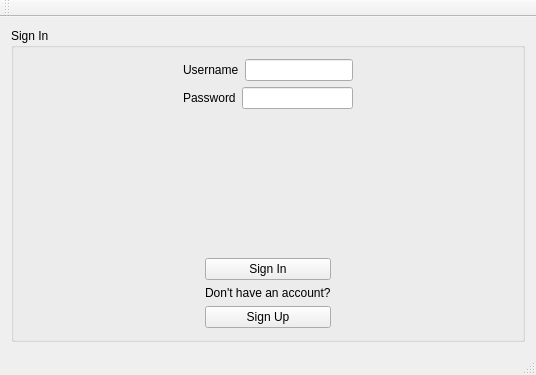
<?xml version="1.0" encoding="UTF-8"?>
<ui version="4.0">
 <class>MainWindow</class>
 <widget class="QMainWindow" name="MainWindow">
  <property name="geometry">
   <rect>
    <x>0</x>
    <y>0</y>
    <width>536</width>
    <height>375</height>
   </rect>
  </property>
  <property name="windowTitle">
   <string>MainWindow</string>
  </property>
  <widget class="QWidget" name="centralWidget">
   <layout class="QHBoxLayout" name="horizontalLayout_6">
    <item>
     <widget class="QGroupBox" name="groupBox">
      <property name="title">
       <string>Sign In</string>
      </property>
      <layout class="QHBoxLayout" name="horizontalLayout_3">
       <item>
        <layout class="QVBoxLayout" name="verticalLayout_3">
         <item>
          <layout class="QHBoxLayout" name="horizontalLayout_4">
           <item>
            <spacer name="horizontalSpacer_5">
             <property name="orientation">
              <enum>Qt::Horizontal</enum>
             </property>
             <property name="sizeHint" stdset="0">
              <size>
               <width>40</width>
               <height>20</height>
              </size>
             </property>
            </spacer>
           </item>
           <item>
            <layout class="QVBoxLayout" name="verticalLayout">
             <item>
              <layout class="QHBoxLayout" name="horizontalLayout">
               <item>
                <widget class="QLabel" name="label">
                 <property name="text">
                  <string>Username</string>
                 </property>
                </widget>
               </item>
               <item>
                <widget class="QLineEdit" name="lineEdit_username"/>
               </item>
              </layout>
             </item>
             <item>
              <layout class="QHBoxLayout" name="horizontalLayout_2">
               <item>
                <widget class="QLabel" name="label_2">
                 <property name="text">
                  <string>Password</string>
                 </property>
                </widget>
               </item>
               <item>
                <widget class="QLineEdit" name="lineEdit_password">
                 <property name="echoMode">
                  <enum>QLineEdit::Password</enum>
                 </property>
                </widget>
               </item>
              </layout>
             </item>
            </layout>
           </item>
           <item>
            <spacer name="horizontalSpacer_6">
             <property name="orientation">
              <enum>Qt::Horizontal</enum>
             </property>
             <property name="sizeHint" stdset="0">
              <size>
               <width>40</width>
               <height>20</height>
              </size>
             </property>
            </spacer>
           </item>
          </layout>
         </item>
         <item>
          <spacer name="verticalSpacer">
           <property name="orientation">
            <enum>Qt::Vertical</enum>
           </property>
           <property name="sizeHint" stdset="0">
            <size>
             <width>20</width>
             <height>40</height>
            </size>
           </property>
          </spacer>
         </item>
         <item>
          <layout class="QHBoxLayout" name="horizontalLayout_5">
           <item>
            <spacer name="horizontalSpacer">
             <property name="orientation">
              <enum>Qt::Horizontal</enum>
             </property>
             <property name="sizeHint" stdset="0">
              <size>
               <width>40</width>
               <height>20</height>
              </size>
             </property>
            </spacer>
           </item>
           <item>
            <layout class="QVBoxLayout" name="verticalLayout_2">
             <item>
              <widget class="QPushButton" name="pushButton_SignIn">
               <property name="text">
                <string>Sign In</string>
               </property>
              </widget>
             </item>
             <item>
              <widget class="QLabel" name="label_3">
               <property name="text">
                <string>Don't have an account?</string>
               </property>
              </widget>
             </item>
             <item>
              <widget class="QPushButton" name="pushButton_SignUp">
               <property name="text">
                <string>Sign Up</string>
               </property>
              </widget>
             </item>
            </layout>
           </item>
           <item>
            <spacer name="horizontalSpacer_2">
             <property name="orientation">
              <enum>Qt::Horizontal</enum>
             </property>
             <property name="sizeHint" stdset="0">
              <size>
               <width>40</width>
               <height>20</height>
              </size>
             </property>
            </spacer>
           </item>
          </layout>
         </item>
        </layout>
       </item>
      </layout>
     </widget>
    </item>
   </layout>
  </widget>
  <widget class="QMenuBar" name="menuBar">
   <property name="geometry">
    <rect>
     <x>0</x>
     <y>0</y>
     <width>536</width>
     <height>21</height>
    </rect>
   </property>
  </widget>
  <widget class="QToolBar" name="mainToolBar">
   <attribute name="toolBarArea">
    <enum>TopToolBarArea</enum>
   </attribute>
   <attribute name="toolBarBreak">
    <bool>false</bool>
   </attribute>
  </widget>
  <widget class="QStatusBar" name="statusBar"/>
 </widget>
 <layoutdefault spacing="6" margin="11"/>
 <resources/>
 <connections/>
</ui>
